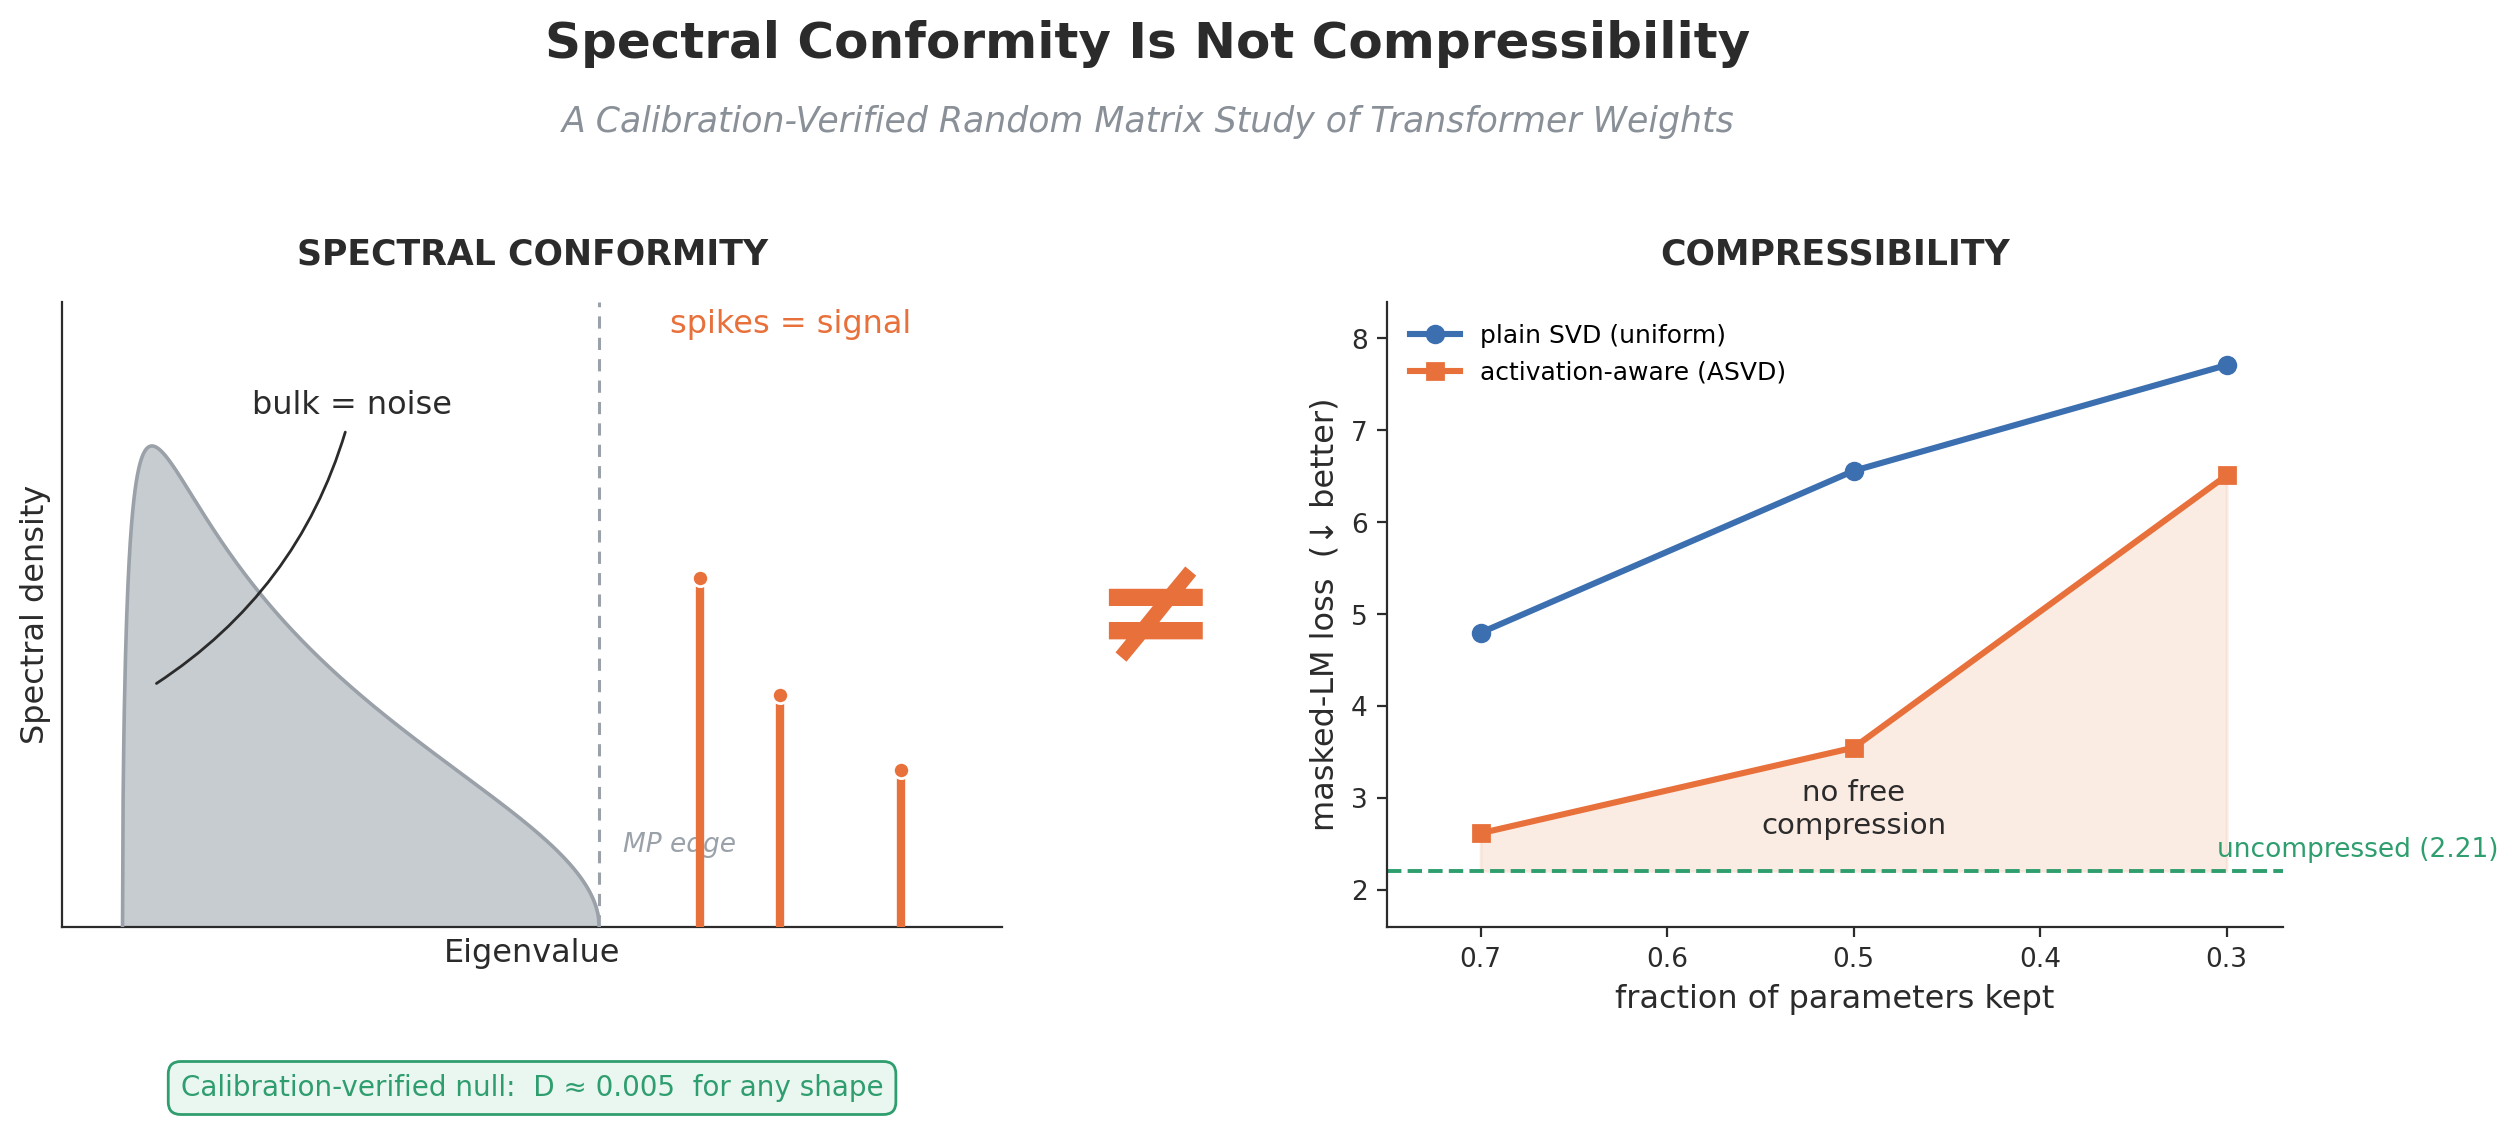

Reproduce this figure in Python.
"""Graphical abstract for 'Spectral Conformity Is Not Compressibility'.
Left: the calibrated weight spectrum (MP bulk = noise, spikes = signal).
Center: the title's claim, a bold  != .
Right: the real compression stress-test (truncating weights wrecks the model),
so spectral conformity does NOT imply compressibility."""
import numpy as np
import matplotlib; matplotlib.use("Agg")
import matplotlib.pyplot as plt
from matplotlib import gridspec

# ---------- palette ----------
BULK, BULK_EDGE = "#c7ccd1", "#9aa1a8"
SIGNAL = "#e8703a"          # orange accent = signal / ASVD
BLUE = "#3b6fb0"            # uniform
GREEN = "#2f9e6f"           # baseline
INK, MUTE = "#2b2b2b", "#8a9098"

fig = plt.figure(figsize=(12.2, 5.3), dpi=200); fig.patch.set_facecolor("white")
gs = gridspec.GridSpec(1, 2, width_ratios=[1.05, 1.0], wspace=0.42,
                       left=0.055, right=0.965, top=0.72, bottom=0.13)

# =========================================================== LEFT: spectrum
axL = fig.add_subplot(gs[0]); axL.set_facecolor("white")
BETA = 0.35
lm, lp = (1-np.sqrt(BETA))**2, (1+np.sqrt(BETA))**2
x = np.linspace(lm, lp, 800)
rho = np.sqrt(np.clip((lp-x)*(x-lm), 0, None))/(2*np.pi*BETA*x)
axL.fill_between(x, rho, color=BULK, zorder=2)
axL.plot(x, rho, color=BULK_EDGE, lw=1.3, zorder=3)
axL.axvline(lp, ls=(0, (4, 3)), color=BULK_EDGE, lw=1.1, zorder=1)
spk, hts = [lp+0.5, lp+0.9, lp+1.5], [0.6, 0.4, 0.27]
for sx, sh in zip(spk, hts):
    axL.plot([sx, sx], [0, sh], color=SIGNAL, lw=3, solid_capstyle="round", zorder=4)
    axL.scatter([sx], [sh], s=34, color=SIGNAL, zorder=5, edgecolor="white", lw=1)
ymax = rho.max()*1.3
axL.set_xlim(lm-0.3, spk[-1]+0.5); axL.set_ylim(0, ymax)
axL.annotate("bulk = noise", (x[np.argmax(rho)], rho.max()*0.5),
             (x[np.argmax(rho)]+0.5, ymax*0.82), fontsize=11.5, color=INK, ha="left",
             arrowprops=dict(arrowstyle="-", color=INK, lw=1, connectionstyle="arc3,rad=-0.2"))
axL.annotate("spikes = signal", (spk[0], hts[0]), (spk[0]-0.15, ymax*0.95),
             fontsize=11.5, color=SIGNAL, ha="left")
axL.text(lp+0.12, ymax*0.12, "MP edge", fontsize=9.5, color=BULK_EDGE, style="italic", ha="left")
axL.set_xlabel("Eigenvalue", fontsize=11.5, color=INK)
axL.set_ylabel("Spectral density", fontsize=11.5, color=INK)
axL.set_xticks([]); axL.set_yticks([])
for s in ("top", "right"): axL.spines[s].set_visible(False)
for s in ("left", "bottom"): axL.spines[s].set_color(INK)
# calibration badge
axL.text(0.5, -0.235, "Calibration-verified null:  D ≈ 0.005  for any shape",
         transform=axL.transAxes, fontsize=10, color=GREEN, ha="center", va="top",
         bbox=dict(boxstyle="round,pad=0.45", fc="#eaf6f0", ec=GREEN, lw=1))
axL.text(0.5, 1.06, "SPECTRAL CONFORMITY", transform=axL.transAxes, ha="center",
         fontsize=12.5, color=INK, fontweight="bold")

# =========================================================== RIGHT: compression
axR = fig.add_subplot(gs[1]); axR.set_facecolor("white")
kept = [0.7, 0.5, 0.3]                       # real BERT-base means (results/compression_multi.csv)
uniform, asvd, base = [4.80, 6.56, 7.71], [2.62, 3.55, 6.51], 2.21
axR.axhline(base, ls="--", color=GREEN, lw=1.4, zorder=1)
axR.text(0.305, base+0.15, "uncompressed (2.21)", fontsize=9.5, color=GREEN, ha="left")
axR.plot(kept, uniform, "o-", color=BLUE, lw=2.2, ms=6, label="plain SVD (uniform)")
axR.plot(kept, asvd, "s-", color=SIGNAL, lw=2.2, ms=6, label="activation-aware (ASVD)")
axR.fill_between(kept, asvd, base, color="#f6d9c9", alpha=0.5, zorder=0)
axR.annotate("no free\ncompression", (0.5, (asvd[1]+base)/2), fontsize=10.5,
             color=INK, ha="center", va="center", fontweight="medium")
axR.set_xlim(0.75, 0.27); axR.set_ylim(1.6, 8.4)     # invert x: more compression -> right
axR.set_xlabel("fraction of parameters kept", fontsize=11.5, color=INK)
axR.set_ylabel("masked-LM loss  (↓ better)", fontsize=11.5, color=INK)
axR.tick_params(labelsize=9.5, colors=INK)
for s in ("top", "right"): axR.spines[s].set_visible(False)
for s in ("left", "bottom"): axR.spines[s].set_color(INK)
axR.legend(fontsize=9, loc="upper left", frameon=False)
axR.text(0.5, 1.06, "COMPRESSIBILITY", transform=axR.transAxes, ha="center",
         fontsize=12.5, color=INK, fontweight="bold")

# =========================================================== center  !=
fig.text(0.503, 0.42, "≠", ha="center", va="center", fontsize=54,
         color=SIGNAL, fontweight="bold")

# =========================================================== title header
fig.text(0.5, 0.95, "Spectral Conformity Is Not Compressibility",
         ha="center", fontsize=18, color=INK, fontweight="bold")
fig.text(0.5, 0.88, "A Calibration-Verified Random Matrix Study of Transformer Weights",
         ha="center", fontsize=12.5, color=MUTE, style="italic")

for ext in ("pdf", "png"):
    fig.savefig(f"graphical_abstract.{ext}", bbox_inches="tight", facecolor="white")
print("wrote graphical_abstract.pdf / .png")
